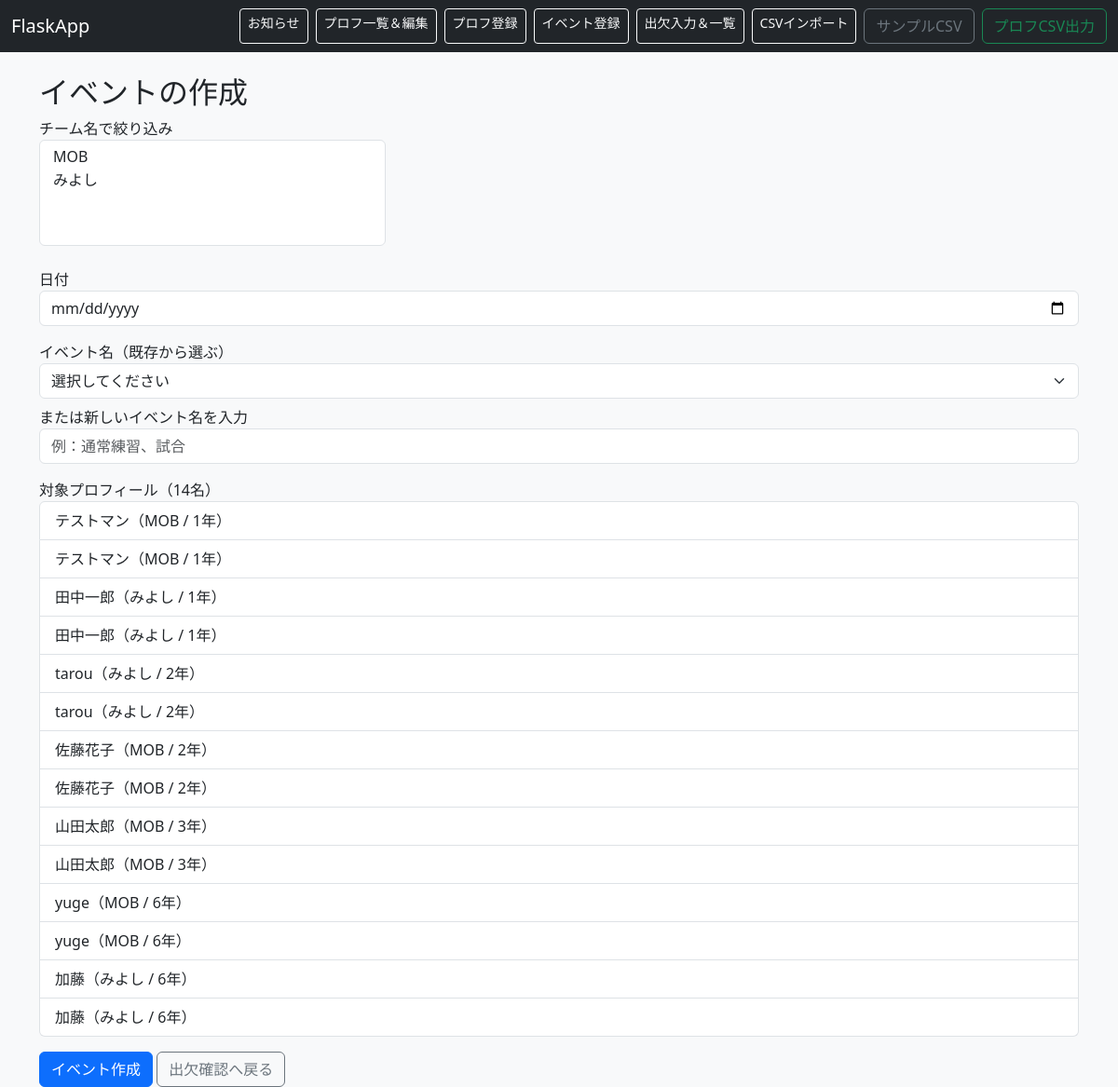
The page /attendance/new on the database as committed earlier.
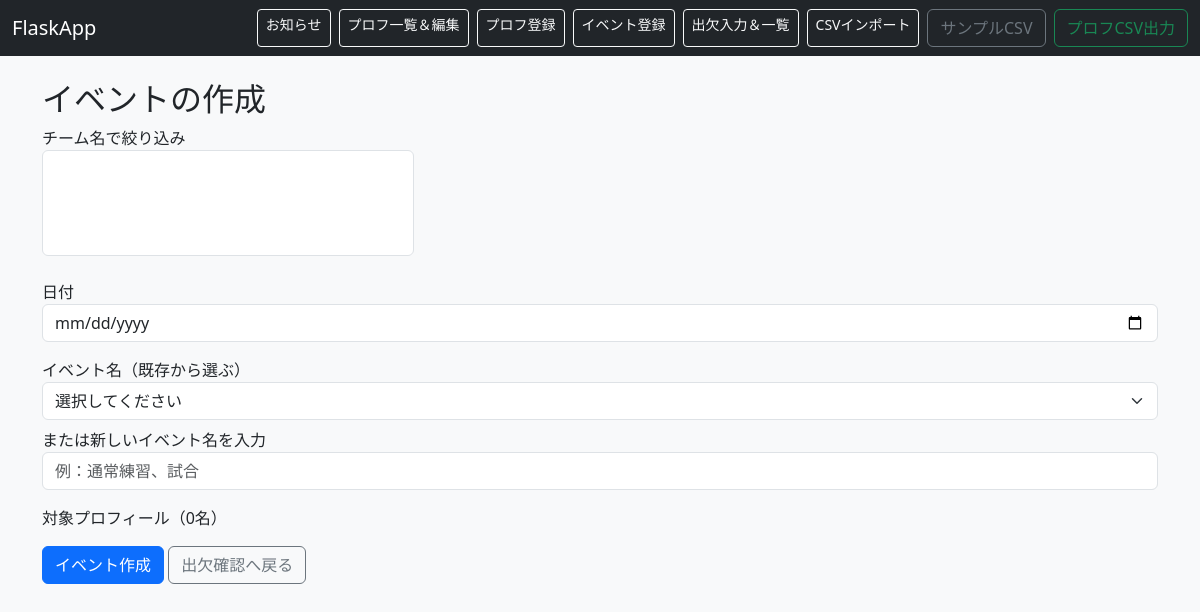
The same page on the database as committed later.
### app.py (models this page shows)
class Profile(db.Model):
    id = db.Column(db.Integer, primary_key=True)
    name = db.Column(db.String(100), nullable=False)
    grade = db.Column(db.Integer)
    gender = db.Column(db.String(10))
    number = db.Column(db.Integer)
    school = db.Column(db.String(100))
    notes = db.Column(db.Text)
    image_filename = db.Column(db.String(100))
    status = db.Column(db.String(10), default="在籍")
    team = db.Column(db.String(100))  # チーム名を追加

### app.py (the view, shortened to what this page needs)
@app.route("/attendance/new", methods=["GET", "POST"])
def attendance_new():
    selected_teams = request.args.getlist("team")
    profiles_query = Profile.query
    if selected_teams:
        profiles_query = profiles_query.filter(Profile.team.in_(selected_teams))
    profiles = profiles_query.order_by(Profile.grade.asc(), Profile.name.asc()).all()
    teams = sorted([t[0] for t in db.session.query(Profile.team).distinct().all() if t[0]])
    return render_template("attendance_new.html", profiles=profiles, teams=teams, selected_teams=selected_teams)

### templates/attendance_new.html (shortened to what this page needs)
{% extends "base.html" %}
{% block content %}
<h2>イベントの作成</h2>
<form method="GET" id="teamFilterForm" class="mb-4">
  <div class="col-md-4">
    <label>チーム名で絞り込み</label>
    <select name="team" class="form-select" multiple onchange="document.getElementById('teamFilterForm').submit()">
      {% for t in teams %}
        <option value="{{ t }}" {% if t in selected_teams %}selected{% endif %}>{{ t }}</option>
      {% endfor %}
    </select>
  </div>
</form>
<form method="POST">
  <div class="mb-3">
    <label>日付</label>
    <input type="date" name="date" class="form-control" required>
  </div>
  <div class="mb-3">
    <label>イベント名（既存から選ぶ）</label>
    <select id="event_select" class="form-select mb-2" onchange="document.getElementById('event_input').value = this.value">
      <option value="">選択してください</option>
    </select>
    <label>または新しいイベント名を入力</label>
    <input type="text" id="event_input" name="event" class="form-control" placeholder="例：通常練習、試合" required>
  </div>
  <div class="mb-3">
    <label>対象プロフィール（{{ profiles|length }}名）</label>
    <ul class="list-group">
      {% for profile in profiles %}
        <li class="list-group-item">
          {{ profile.name }}（{{ profile.team or "無所属" }} / {{ profile.grade }}年）
        </li>
      {% endfor %}
    </ul>
  </div>
  <button type="submit" class="btn btn-primary">イベント作成</button>
  <a href="{{ url_for('view_attendance') }}" class="btn btn-outline-secondary">出欠確認へ戻る</a>
</form>
{% endblock %}

Rows that differ between the two databases and show on the page:
removed Profile: name "テストマン", team "MOB", grade "1"
removed Profile: name "テストマン", team "MOB", grade "1"
removed Profile: name "田中一郎", team "みよし", grade "1"
removed Profile: name "田中一郎", team "みよし", grade "1"
removed Profile: name "tarou", team "みよし", grade "2"
removed Profile: name "tarou", team "みよし", grade "2"
removed Profile: name "佐藤花子", team "MOB", grade "2"
removed Profile: name "佐藤花子", team "MOB", grade "2"
removed Profile: name "山田太郎", team "MOB", grade "3"
removed Profile: name "山田太郎", team "MOB", grade "3"
removed Profile: name "yuge", team "MOB", grade "6"
removed Profile: name "yuge", team "MOB", grade "6"
removed Profile: name "加藤", team "みよし", grade "6"
removed Profile: name "加藤", team "みよし", grade "6"
Other text that changed with them:
form field team: "MOB / みよし" → (not shown)
{{ profiles|length }}: "14" → "0"
